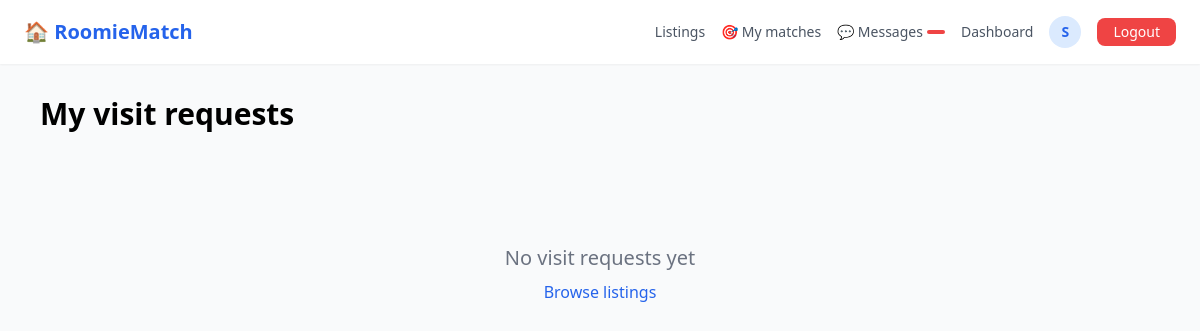
/visits/my-visits/ (signed in), run on an earlier commit of the app's database.
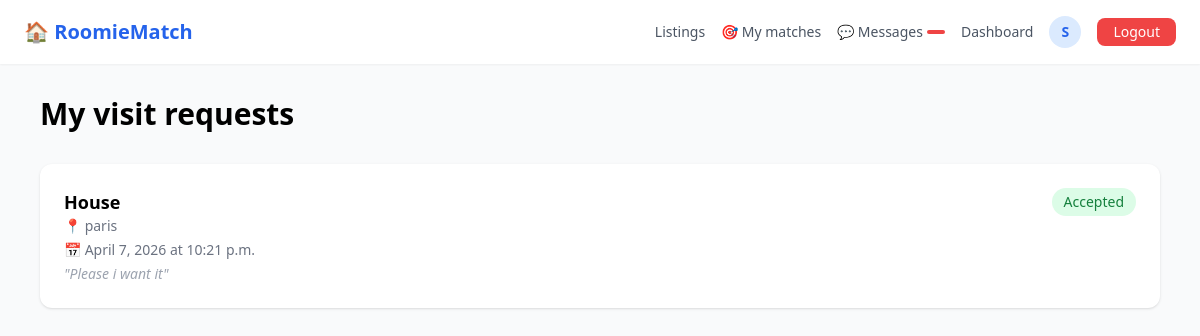
And on a later commit of the database.
### visits/models.py (models this page shows, shortened)
class VisitRequest(models.Model):
    class Status(models.TextChoices):
        PENDING  = 'pending',  'Pending'
        ACCEPTED = 'accepted', 'Accepted'
        DECLINED = 'declined', 'Declined'
        CANCELLED = 'cancelled', 'Cancelled'
    seeker     = models.ForeignKey(User, on_delete=models.CASCADE, related_name='visit_requests')
    listing    = models.ForeignKey(Listing, on_delete=models.CASCADE, related_name='visit_requests')
    status     = models.CharField(max_length=20, choices=Status.choices, default=Status.PENDING)
    date       = models.DateField()
    time       = models.TimeField()
    message    = models.TextField(blank=True)
    created_at = models.DateTimeField(auto_now_add=True)
    updated_at = models.DateTimeField(auto_now=True)
    class Meta:
        ordering = ['-created_at']

### listings/models.py (models this page shows, shortened)
class Listing(models.Model):
    class Status(models.TextChoices):
        ACTIVE   = 'active',   'Active'
        INACTIVE = 'inactive', 'Inactive'
        RENTED   = 'rented',   'Rented'
    class RoomType(models.TextChoices):
        PRIVATE = 'private', 'Private room'
        SHARED  = 'shared',  'Shared room'
        STUDIO  = 'studio',  'Studio'
    owner       = models.ForeignKey(User, on_delete=models.CASCADE, related_name='listings')
    title       = models.CharField(max_length=200)
    description = models.TextField()
    city        = models.CharField(max_length=100)
    address     = models.CharField(max_length=255, blank=True)
    price       = models.PositiveIntegerField(help_text='Monthly rent in €')
    size        = models.PositiveIntegerField(help_text='Room size in m²')
    room_type   = models.CharField(max_length=20, choices=RoomType.choices, default=RoomType.PRIVATE)
    status      = models.CharField(max_length=20, choices=Status.choices, default=Status.ACTIVE)
    pets_allowed   = models.BooleanField(default=False)
    smoking_allowed = models.BooleanField(default=False)
    students_allowed = models.BooleanField(default=True)
    preferred_schedule = models.CharField(
        max_length=20,
        choices=[('early', 'Early bird'), ('night', 'Night owl'), ('normal', 'Standard')],
        default='normal'
    )
    preferred_noise = models.CharField(
        max_length=20,
        choices=[('quiet', 'Quiet'), ('medium', 'Moderate'), ('loud', 'Lively')],
        default='medium'
    )
    available_from = models.DateField()
    created_at     = models.DateTimeField(auto_now_add=True)
    updated_at     = models.DateTimeField(auto_now=True)
    class Meta:
        ordering = ['-created_at']

### visits/views.py (the view)
# urls.py: path('my-visits/',                          views.my_visits,           name='my_visits'),
@login_required
def my_visits(request):
    if not request.user.is_seeker():
        return redirect('dashboard')
    visits = VisitRequest.objects.filter(
        seeker=request.user
    ).select_related('listing', 'listing__owner')
    return render(request, 'visits/my_visits.html', {'visits': visits})

### accounts/models.py (called while the page is built)
    def is_seeker(self):
        return self.role == self.Role.SEEKER

    def is_owner(self):
        return self.role == self.Role.OWNER

### templates/visits/my_visits.html (shortened to what this page needs)
{% extends 'base.html' %}
{% block content %}
<h1 class="text-3xl font-bold mb-8">My visit requests</h1>
<div class="space-y-4">
  {% for visit in visits %}
    <div class="bg-white rounded-xl shadow p-6">
      <div class="flex justify-between items-start">
        <div>
          <h3 class="font-semibold text-lg">{{ visit.listing.title }}</h3>
          <p class="text-gray-500 text-sm">📍 {{ visit.listing.city }}</p>
          <p class="text-gray-500 text-sm mt-1">
            📅 {{ visit.date }} at {{ visit.time }}
          </p>
          {% if visit.message %}
            <p class="text-gray-400 text-sm mt-1 italic">"{{ visit.message }}"</p>
          {% endif %}
        </div>
        <div class="flex flex-col items-end gap-2">
          <span class="px-3 py-1 rounded-full text-sm font-medium
            {% if visit.status == 'accepted' %}bg-green-100 text-green-700
            {% elif visit.status == 'declined' %}bg-red-100 text-red-700
            {% elif visit.status == 'cancelled' %}bg-gray-100 text-gray-500
            {% else %}bg-yellow-100 text-yellow-700{% endif %}">
            {{ visit.get_status_display }}
          </span>
        </div>
      </div>
    </div>
  {% empty %}
    <div class="text-center text-gray-500 py-20">
      <p class="text-xl mb-2">No visit requests yet</p>
      <a href="{% url 'listings:list' %}" class="text-blue-600 hover:underline">
        Browse listings
      </a>
    </div>
  {% endfor %}
</div>
{% endblock %}

What changed in the data, as far as the page shows it:
added VisitRequest: listing "House", listing.city "paris", date "April 7, 2026", time "10:21 p.m.", message "Please i want it", status "Accepted"
Also different on the page:
text no longer shown: "No visit requests yet Browse listings"
